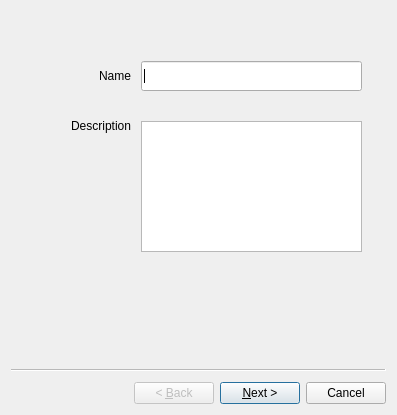
<?xml version="1.0" encoding="UTF-8"?>
<ui version="4.0">
 <class>qemuLaunchWizard</class>
 <widget class="QWizard" name="qemuLaunchWizard">
  <property name="geometry">
   <rect>
    <x>0</x>
    <y>0</y>
    <width>397</width>
    <height>415</height>
   </rect>
  </property>
  <property name="windowTitle">
   <string>QEMU Configuration Wizard</string>
  </property>
  <widget class="QWizardPage" name="qemuLaunchWizardNamePage">
   <widget class="QLineEdit" name="nameLineEdit">
    <property name="geometry">
     <rect>
      <x>130</x>
      <y>50</y>
      <width>221</width>
      <height>30</height>
     </rect>
    </property>
   </widget>
   <widget class="QLabel" name="nameLabel">
    <property name="geometry">
     <rect>
      <x>50</x>
      <y>50</y>
      <width>70</width>
      <height>30</height>
     </rect>
    </property>
    <property name="text">
     <string>Name</string>
    </property>
    <property name="alignment">
     <set>Qt::AlignRight|Qt::AlignTrailing|Qt::AlignVCenter</set>
    </property>
   </widget>
   <widget class="QLabel" name="descritionLabel">
    <property name="geometry">
     <rect>
      <x>29</x>
      <y>100</y>
      <width>91</width>
      <height>30</height>
     </rect>
    </property>
    <property name="text">
     <string>Description</string>
    </property>
    <property name="alignment">
     <set>Qt::AlignRight|Qt::AlignTrailing|Qt::AlignVCenter</set>
    </property>
   </widget>
   <widget class="QPlainTextEdit" name="descriptionPlainTextEdit">
    <property name="geometry">
     <rect>
      <x>130</x>
      <y>110</y>
      <width>221</width>
      <height>131</height>
     </rect>
    </property>
   </widget>
  </widget>
  <widget class="QWizardPage" name="qemuLaunchWizardMachineCpuPage">
   <property name="title">
    <string/>
   </property>
   <attribute name="pageId">
    <string notr="true"/>
   </attribute>
   <widget class="QFrame" name="frame">
    <property name="geometry">
     <rect>
      <x>10</x>
      <y>40</y>
      <width>341</width>
      <height>101</height>
     </rect>
    </property>
    <property name="frameShape">
     <enum>QFrame::StyledPanel</enum>
    </property>
    <property name="frameShadow">
     <enum>QFrame::Raised</enum>
    </property>
    <widget class="QPushButton" name="boardSettings_PushButton">
     <property name="geometry">
      <rect>
       <x>160</x>
       <y>60</y>
       <width>151</width>
       <height>31</height>
      </rect>
     </property>
     <property name="text">
      <string>Advanced Settings</string>
     </property>
    </widget>
    <widget class="QLabel" name="label">
     <property name="geometry">
      <rect>
       <x>42</x>
       <y>20</y>
       <width>81</width>
       <height>31</height>
      </rect>
     </property>
     <property name="text">
      <string>Board</string>
     </property>
    </widget>
    <widget class="QComboBox" name="machineComboBox">
     <property name="geometry">
      <rect>
       <x>122</x>
       <y>20</y>
       <width>191</width>
       <height>31</height>
      </rect>
     </property>
    </widget>
   </widget>
   <widget class="QFrame" name="frame_2">
    <property name="geometry">
     <rect>
      <x>10</x>
      <y>150</y>
      <width>341</width>
      <height>101</height>
     </rect>
    </property>
    <property name="frameShape">
     <enum>QFrame::StyledPanel</enum>
    </property>
    <property name="frameShadow">
     <enum>QFrame::Raised</enum>
    </property>
    <widget class="QLabel" name="label_2">
     <property name="geometry">
      <rect>
       <x>40</x>
       <y>10</y>
       <width>81</width>
       <height>31</height>
      </rect>
     </property>
     <property name="text">
      <string>CPU</string>
     </property>
    </widget>
    <widget class="QComboBox" name="cpuComboBox">
     <property name="geometry">
      <rect>
       <x>120</x>
       <y>10</y>
       <width>191</width>
       <height>31</height>
      </rect>
     </property>
    </widget>
    <widget class="QPushButton" name="cpuSettings_PushButton">
     <property name="geometry">
      <rect>
       <x>158</x>
       <y>50</y>
       <width>151</width>
       <height>31</height>
      </rect>
     </property>
     <property name="text">
      <string>Advanced Settings</string>
     </property>
    </widget>
   </widget>
  </widget>
  <widget class="QWizardPage" name="qemuLaunchWizardDevicePage">
   <widget class="QFrame" name="frame_3">
    <property name="geometry">
     <rect>
      <x>0</x>
      <y>0</y>
      <width>371</width>
      <height>101</height>
     </rect>
    </property>
    <property name="frameShape">
     <enum>QFrame::StyledPanel</enum>
    </property>
    <property name="frameShadow">
     <enum>QFrame::Raised</enum>
    </property>
    <widget class="QLabel" name="deviceTypeLabel">
     <property name="geometry">
      <rect>
       <x>8</x>
       <y>10</y>
       <width>81</width>
       <height>31</height>
      </rect>
     </property>
     <property name="text">
      <string>Device Type</string>
     </property>
     <property name="alignment">
      <set>Qt::AlignRight|Qt::AlignTrailing|Qt::AlignVCenter</set>
     </property>
    </widget>
    <widget class="QLabel" name="deviceLabel">
     <property name="geometry">
      <rect>
       <x>38</x>
       <y>50</y>
       <width>51</width>
       <height>31</height>
      </rect>
     </property>
     <property name="text">
      <string>Device</string>
     </property>
     <property name="alignment">
      <set>Qt::AlignRight|Qt::AlignTrailing|Qt::AlignVCenter</set>
     </property>
    </widget>
    <widget class="QComboBox" name="deviceTypeComboBox">
     <property name="geometry">
      <rect>
       <x>100</x>
       <y>10</y>
       <width>191</width>
       <height>31</height>
      </rect>
     </property>
    </widget>
    <widget class="QComboBox" name="deviceComboBox">
     <property name="geometry">
      <rect>
       <x>100</x>
       <y>50</y>
       <width>191</width>
       <height>31</height>
      </rect>
     </property>
    </widget>
    <widget class="QPushButton" name="addDevicePushButton">
     <property name="geometry">
      <rect>
       <x>300</x>
       <y>10</y>
       <width>61</width>
       <height>71</height>
      </rect>
     </property>
     <property name="text">
      <string>Add</string>
     </property>
    </widget>
   </widget>
   <widget class="QFrame" name="frame_4">
    <property name="geometry">
     <rect>
      <x>0</x>
      <y>110</y>
      <width>371</width>
      <height>241</height>
     </rect>
    </property>
    <property name="frameShape">
     <enum>QFrame::StyledPanel</enum>
    </property>
    <property name="frameShadow">
     <enum>QFrame::Raised</enum>
    </property>
    <widget class="QListView" name="deviceListView">
     <property name="geometry">
      <rect>
       <x>0</x>
       <y>0</y>
       <width>291</width>
       <height>231</height>
      </rect>
     </property>
    </widget>
    <widget class="QPushButton" name="removeDevicePushButton">
     <property name="geometry">
      <rect>
       <x>300</x>
       <y>80</y>
       <width>61</width>
       <height>61</height>
      </rect>
     </property>
     <property name="text">
      <string>Remove</string>
     </property>
    </widget>
    <widget class="QPushButton" name="editDevicePushButton">
     <property name="geometry">
      <rect>
       <x>300</x>
       <y>10</y>
       <width>61</width>
       <height>61</height>
      </rect>
     </property>
     <property name="text">
      <string>Edit</string>
     </property>
    </widget>
   </widget>
  </widget>
  <widget class="QWizardPage" name="qemuLaunchWizardNetworkPage">
   <widget class="QLineEdit" name="ipLineEdit">
    <property name="geometry">
     <rect>
      <x>130</x>
      <y>50</y>
      <width>171</width>
      <height>30</height>
     </rect>
    </property>
    <property name="text">
     <string>000.000.000.000</string>
    </property>
   </widget>
   <widget class="QLabel" name="ipLabel">
    <property name="geometry">
     <rect>
      <x>10</x>
      <y>50</y>
      <width>111</width>
      <height>30</height>
     </rect>
    </property>
    <property name="text">
     <string>IP Address</string>
    </property>
   </widget>
   <widget class="QLabel" name="subnetMaskLabel">
    <property name="geometry">
     <rect>
      <x>10</x>
      <y>90</y>
      <width>111</width>
      <height>30</height>
     </rect>
    </property>
    <property name="text">
     <string>Subnet Mask</string>
    </property>
   </widget>
   <widget class="QLineEdit" name="subnetMaskLineEdit">
    <property name="geometry">
     <rect>
      <x>130</x>
      <y>90</y>
      <width>171</width>
      <height>30</height>
     </rect>
    </property>
    <property name="text">
     <string>000.000.000.000</string>
    </property>
   </widget>
  </widget>
  <widget class="QWizardPage" name="qemuLaunchWizardKernelAppPage">
   <widget class="QPushButton" name="appButton">
    <property name="geometry">
     <rect>
      <x>310</x>
      <y>60</y>
      <width>30</width>
      <height>30</height>
     </rect>
    </property>
    <property name="text">
     <string/>
    </property>
    <property name="icon">
     <iconset>
      <normaloff>../resources/document-open.png</normaloff>
      <normalon>../resources/document-open.png</normalon>../resources/document-open.png</iconset>
    </property>
   </widget>
   <widget class="QLineEdit" name="appLineEdit">
    <property name="geometry">
     <rect>
      <x>141</x>
      <y>60</y>
      <width>171</width>
      <height>30</height>
     </rect>
    </property>
    <property name="text">
     <string>application</string>
    </property>
   </widget>
   <widget class="QLineEdit" name="kernelLineEdit">
    <property name="geometry">
     <rect>
      <x>140</x>
      <y>20</y>
      <width>171</width>
      <height>30</height>
     </rect>
    </property>
    <property name="text">
     <string>kernel</string>
    </property>
   </widget>
   <widget class="QLabel" name="kernelLabel">
    <property name="geometry">
     <rect>
      <x>19</x>
      <y>20</y>
      <width>111</width>
      <height>30</height>
     </rect>
    </property>
    <property name="text">
     <string>Kernel</string>
    </property>
   </widget>
   <widget class="QLabel" name="appLabel">
    <property name="geometry">
     <rect>
      <x>20</x>
      <y>60</y>
      <width>111</width>
      <height>30</height>
     </rect>
    </property>
    <property name="text">
     <string>Application</string>
    </property>
   </widget>
   <widget class="QPushButton" name="kernelButton">
    <property name="geometry">
     <rect>
      <x>310</x>
      <y>20</y>
      <width>30</width>
      <height>30</height>
     </rect>
    </property>
    <property name="text">
     <string/>
    </property>
    <property name="icon">
     <iconset>
      <normaloff>../resources/document-open.png</normaloff>
      <normalon>../resources/document-open.png</normalon>../resources/document-open.png</iconset>
    </property>
   </widget>
  </widget>
 </widget>
 <resources/>
 <connections/>
</ui>
